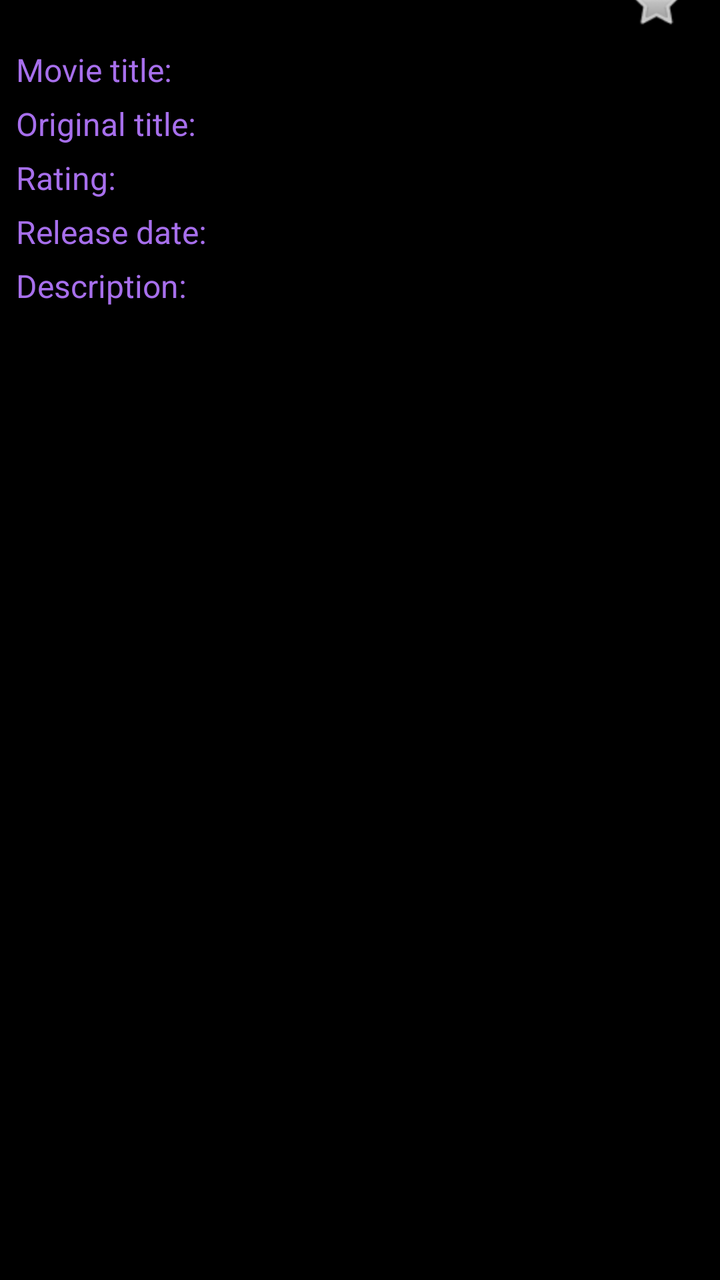
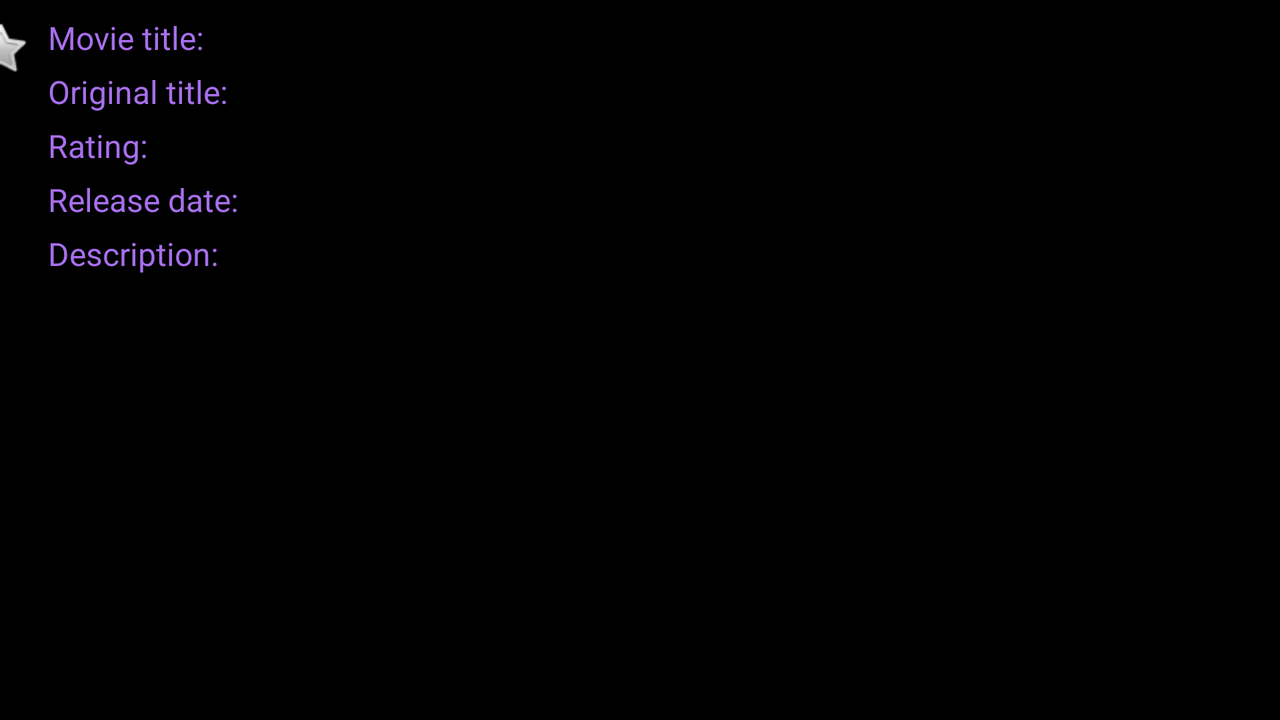

First picture: res/layout/ on a phone held upright. Second picture: the repository's own variant of that layout, on a device whose configuration matches the variant's folder. Source for both follows.
<!-- AndroidManifest.xml: application theme Theme.TopMovies -->
<!-- res/layout/activity_detail.xml -->
<?xml version="1.0" encoding="utf-8"?>
<androidx.constraintlayout.motion.widget.MotionLayout xmlns:android="http://schemas.android.com/apk/res/android"
    xmlns:app="http://schemas.android.com/apk/res-auto"
    xmlns:tools="http://schemas.android.com/tools"
    android:layout_width="match_parent"
    android:layout_height="match_parent"
    android:background="@color/black"
    app:layoutDescription="@xml/activity_detail_scene"
    tools:context=".activites.detail.DetailActivity">

    <androidx.appcompat.widget.AppCompatImageView
        android:id="@+id/image_view_big_poster"
        android:layout_width="match_parent"
        android:layout_height="@dimen/zero_dp"
        android:adjustViewBounds="true"
        android:src="@drawable/ic_launcher_background"
        app:layout_constraintEnd_toEndOf="parent"
        app:layout_constraintStart_toStartOf="parent"
        app:layout_constraintTop_toTopOf="parent" />

    <androidx.appcompat.widget.AppCompatImageView
        android:id="@+id/image_view_add_to_favorite"
        android:layout_width="wrap_content"
        android:layout_height="wrap_content"
        android:layout_marginEnd="@dimen/sixteen_dp"
        android:onClick="onClickChangeFavourite"
        app:layout_constraintBottom_toBottomOf="@+id/image_view_big_poster"
        app:layout_constraintEnd_toEndOf="@+id/image_view_big_poster"
        app:layout_constraintTop_toBottomOf="@+id/image_view_big_poster"
        app:srcCompat="@android:drawable/btn_star_big_off" />

    <ScrollView
        android:id="@+id/scroll_view_detail"
        android:layout_width="match_parent"
        android:layout_height="@dimen/zero_dp"
        app:layout_constraintBottom_toBottomOf="parent"
        app:layout_constraintEnd_toEndOf="parent"
        app:layout_constraintStart_toStartOf="parent"
        app:layout_constraintTop_toBottomOf="@+id/image_view_add_to_favorite">

        <include
            android:id="@+id/movie_info"
            layout="@layout/movie_info"
            android:layout_width="match_parent"
            android:layout_height="@dimen/zero_dp" />

    </ScrollView>

</androidx.constraintlayout.motion.widget.MotionLayout>
<!-- res/layout/movie_info.xml (included above) -->
<?xml version="1.0" encoding="utf-8"?>
<androidx.constraintlayout.widget.ConstraintLayout xmlns:android="http://schemas.android.com/apk/res/android"
    xmlns:app="http://schemas.android.com/apk/res-auto"
    android:layout_width="match_parent"
    android:layout_height="match_parent">

    <TextView
        android:id="@+id/text_view_label_title"
        style="@style/LabelStyle"
        android:text="@string/label_title"
        app:layout_constraintStart_toStartOf="parent"
        app:layout_constraintTop_toTopOf="parent" />

    <androidx.constraintlayout.widget.Guideline
        android:id="@+id/guideline_center"
        android:layout_width="wrap_content"
        android:layout_height="wrap_content"
        android:orientation="vertical"
        app:layout_constraintGuide_percent="0.5" />

    <TextView
        android:id="@+id/text_view_title"
        android:layout_width="@dimen/zero_dp"
        android:layout_height="wrap_content"
        android:layout_marginStart="@dimen/eight_dp"
        android:layout_marginTop="@dimen/eight_dp"
        android:layout_marginEnd="@dimen/eight_dp"
        android:textColor="@color/grey_200"
        app:layout_constraintEnd_toEndOf="parent"
        app:layout_constraintStart_toStartOf="@+id/guideline_center"
        app:layout_constraintTop_toTopOf="parent" />

    <TextView
        android:id="@+id/text_view_label_original_title"
        style="@style/LabelStyle"
        android:text="@string/original_name"
        app:layout_constraintStart_toStartOf="parent"
        app:layout_constraintTop_toBottomOf="@+id/text_view_title" />

    <TextView
        android:id="@+id/text_view_original_title"
        android:layout_width="@dimen/zero_dp"
        android:layout_height="wrap_content"
        android:layout_marginStart="@dimen/eight_dp"
        android:layout_marginTop="@dimen/eight_dp"
        android:layout_marginEnd="@dimen/eight_dp"
        android:textColor="@color/grey_200"
        app:layout_constraintEnd_toEndOf="parent"
        app:layout_constraintStart_toStartOf="@+id/guideline_center"
        app:layout_constraintTop_toBottomOf="@+id/text_view_title" />

    <TextView
        android:id="@+id/text_view_label_rating"
        style="@style/LabelStyle"
        android:text="@string/rating"
        app:layout_constraintStart_toStartOf="parent"
        app:layout_constraintTop_toBottomOf="@+id/text_view_original_title" />

    <TextView
        android:id="@+id/text_view_rating"
        android:layout_width="@dimen/zero_dp"
        android:layout_height="wrap_content"
        android:layout_marginStart="@dimen/eight_dp"
        android:layout_marginTop="@dimen/eight_dp"
        android:layout_marginEnd="@dimen/eight_dp"
        android:textColor="@color/grey_200"
        app:layout_constraintEnd_toEndOf="parent"
        app:layout_constraintStart_toStartOf="@+id/guideline_center"
        app:layout_constraintTop_toBottomOf="@+id/text_view_original_title" />

    <TextView
        android:id="@+id/text_view_label_release_date"
        style="@style/LabelStyle"
        android:text="@string/release_date"
        app:layout_constraintStart_toStartOf="parent"
        app:layout_constraintTop_toBottomOf="@+id/text_view_rating" />

    <TextView
        android:id="@+id/text_view_release_date"
        android:layout_width="@dimen/zero_dp"
        android:layout_height="wrap_content"
        android:layout_marginStart="@dimen/eight_dp"
        android:layout_marginTop="@dimen/eight_dp"
        android:layout_marginEnd="@dimen/eight_dp"
        android:textColor="@color/grey_200"
        app:layout_constraintEnd_toEndOf="parent"
        app:layout_constraintStart_toStartOf="@+id/guideline_center"
        app:layout_constraintTop_toBottomOf="@+id/text_view_rating" />

    <TextView
        android:id="@+id/text_view_label_description"
        style="@style/LabelStyle"
        android:text="@string/description"
        app:layout_constraintStart_toStartOf="parent"
        app:layout_constraintTop_toBottomOf="@+id/text_view_release_date" />

    <TextView
        android:id="@+id/text_view_overview"
        android:layout_width="@dimen/zero_dp"
        android:layout_height="wrap_content"
        android:layout_margin="@dimen/eight_dp"
        android:gravity="start"
        android:textColor="@color/grey_200"
        app:layout_constraintEnd_toEndOf="parent"
        app:layout_constraintStart_toStartOf="parent"
        app:layout_constraintTop_toBottomOf="@+id/text_view_label_description" />

    <androidx.recyclerview.widget.RecyclerView
        android:id="@+id/recycler_view_trailers"
        android:layout_width="@dimen/zero_dp"
        android:layout_height="wrap_content"
        android:layout_marginTop="@dimen/eight_dp"
        android:nestedScrollingEnabled="false"
        app:layout_constraintEnd_toEndOf="parent"
        app:layout_constraintStart_toStartOf="parent"
        app:layout_constraintTop_toBottomOf="@id/text_view_overview" />

    <androidx.recyclerview.widget.RecyclerView
        android:id="@+id/recycler_view_reviews"
        android:layout_width="@dimen/zero_dp"
        android:layout_height="wrap_content"
        android:layout_marginBottom="@dimen/eight_dp"
        android:nestedScrollingEnabled="false"
        app:layout_constraintBottom_toBottomOf="parent"
        app:layout_constraintEnd_toEndOf="parent"
        app:layout_constraintStart_toStartOf="parent"
        app:layout_constraintTop_toBottomOf="@id/recycler_view_trailers" />

</androidx.constraintlayout.widget.ConstraintLayout>
<!-- resources referenced by this layout -->
<resources>
  <color name="black">#FF000000</color>
  <color name="grey_200">#BFBBBB</color>
  <dimen name="eight_dp">8dp</dimen>
  <dimen name="sixteen_dp">16dp</dimen>
  <dimen name="zero_dp">0dp</dimen>
  <string name="description">Description:</string>
  <string name="label_title">Movie title:</string>
  <string name="original_name">Original title:</string>
  <string name="rating">Rating:</string>
  <string name="release_date">Release date:</string>
  <style name="LabelStyle">
          <item name="android:textColor">@color/purple_200</item>
          <item name="android:textSize">@dimen/text_label_size</item>
          <item name="android:layout_width">wrap_content</item>
          <item name="android:layout_height">wrap_content</item>
          <item name="android:layout_marginStart">@dimen/eight_dp</item>
          <item name="android:layout_marginTop">@dimen/eight_dp</item>
      </style>
  <style name="Theme.TopMovies" parent="Theme.MaterialComponents.DayNight.DarkActionBar">
          
          <item name="colorPrimary">@color/black</item>
          <item name="colorPrimaryVariant">@color/black</item>
          <item name="colorOnPrimary">@color/black</item>
          
          <item name="colorSecondary">@color/purple_200</item>
          <item name="colorSecondaryVariant">@color/purple_500</item>
          <item name="colorOnSecondary">@color/black</item>
          
          <item name="android:statusBarColor" tools:targetApi="l">?attr/colorOnPrimary</item>
          
      </style>
  <color name="purple_200">#A76FEC</color>
  <dimen name="text_label_size">16sp</dimen>
  <color name="purple_500">#6D12EF</color>
</resources>
<!-- res/layout-land/activity_detail.xml (the repository's variant of the layout above) -->
<!-- drawn on the phone turned sideways -->
<?xml version="1.0" encoding="utf-8"?>
<androidx.constraintlayout.widget.ConstraintLayout xmlns:android="http://schemas.android.com/apk/res/android"
    xmlns:app="http://schemas.android.com/apk/res-auto"
    xmlns:tools="http://schemas.android.com/tools"
    android:layout_width="match_parent"
    android:layout_height="match_parent"
    android:background="@color/black"
    tools:context=".activites.detail.DetailActivity">

    <androidx.appcompat.widget.AppCompatImageView
        android:id="@+id/image_view_big_poster"
        android:layout_width="wrap_content"
        android:layout_height="@dimen/zero_dp"
        android:adjustViewBounds="true"
        app:layout_constraintBottom_toBottomOf="parent"
        app:layout_constraintStart_toStartOf="parent"
        app:layout_constraintTop_toTopOf="parent"
        tools:srcCompat="@tools:sample/avatars" />

    <androidx.appcompat.widget.AppCompatImageView
        android:id="@+id/image_view_add_to_favorite"
        android:layout_width="wrap_content"
        android:layout_height="wrap_content"
        android:layout_marginTop="@dimen/eight_dp"
        android:onClick="onClickChangeFavourite"
        app:layout_constraintEnd_toEndOf="@id/image_view_big_poster"
        app:layout_constraintStart_toEndOf="@+id/image_view_big_poster"
        app:layout_constraintTop_toTopOf="@id/image_view_big_poster"
        app:srcCompat="@android:drawable/btn_star_big_off"
        tools:ignore="UsingOnClickInXml" />

    <ScrollView
        android:layout_width="@dimen/zero_dp"
        android:layout_height="0dp"
        app:layout_constraintBottom_toBottomOf="parent"
        app:layout_constraintEnd_toEndOf="parent"
        app:layout_constraintStart_toEndOf="@+id/image_view_add_to_favorite"
        app:layout_constraintTop_toTopOf="parent">

        <include
            android:id="@+id/movie_info"
            layout="@layout/movie_info"
            android:layout_width="match_parent"
            android:layout_height="wrap_content" />

    </ScrollView>

</androidx.constraintlayout.widget.ConstraintLayout>
<!-- resources referenced by the variant -->
<!-- as the phone turned sideways resolves them -->
<resources>
  <color name="black">#FF000000</color>
  <color name="grey_200">#BFBBBB</color>
  <dimen name="eight_dp">8dp</dimen>
  <dimen name="zero_dp">0dp</dimen>
  <string name="description">Description:</string>
  <string name="label_title">Movie title:</string>
  <string name="original_name">Original title:</string>
  <string name="rating">Rating:</string>
  <string name="release_date">Release date:</string>
  <style name="LabelStyle">
          <item name="android:textColor">@color/purple_200</item>
          <item name="android:textSize">@dimen/text_label_size</item>
          <item name="android:layout_width">wrap_content</item>
          <item name="android:layout_height">wrap_content</item>
          <item name="android:layout_marginStart">@dimen/eight_dp</item>
          <item name="android:layout_marginTop">@dimen/eight_dp</item>
      </style>
  <style name="Theme.TopMovies" parent="Theme.MaterialComponents.DayNight.DarkActionBar">
          
          <item name="colorPrimary">@color/black</item>
          <item name="colorPrimaryVariant">@color/black</item>
          <item name="colorOnPrimary">@color/black</item>
          
          <item name="colorSecondary">@color/purple_200</item>
          <item name="colorSecondaryVariant">@color/purple_500</item>
          <item name="colorOnSecondary">@color/black</item>
          
          <item name="android:statusBarColor" tools:targetApi="l">?attr/colorOnPrimary</item>
          
      </style>
  <color name="purple_200">#A76FEC</color>
  <dimen name="text_label_size">16sp</dimen>
  <color name="purple_500">#6D12EF</color>
</resources>
